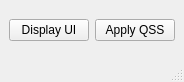
<?xml version="1.0" encoding="UTF-8"?>
<ui version="4.0">
 <class>MainWindow</class>
 <widget class="QMainWindow" name="MainWindow">
  <property name="geometry">
   <rect>
    <x>0</x>
    <y>0</y>
    <width>174</width>
    <height>82</height>
   </rect>
  </property>
  <property name="windowTitle">
   <string>MainWindow</string>
  </property>
  <widget class="QWidget" name="centralwidget">
   <layout class="QHBoxLayout" name="horizontalLayout">
    <item>
     <widget class="QPushButton" name="pushButton_DisplayUI">
      <property name="sizePolicy">
       <sizepolicy hsizetype="Fixed" vsizetype="Fixed">
        <horstretch>0</horstretch>
        <verstretch>0</verstretch>
       </sizepolicy>
      </property>
      <property name="text">
       <string>Display UI</string>
      </property>
     </widget>
    </item>
    <item>
     <widget class="QPushButton" name="pushButton_ApplyQSS">
      <property name="sizePolicy">
       <sizepolicy hsizetype="Fixed" vsizetype="Fixed">
        <horstretch>0</horstretch>
        <verstretch>0</verstretch>
       </sizepolicy>
      </property>
      <property name="text">
       <string>Apply QSS</string>
      </property>
     </widget>
    </item>
   </layout>
  </widget>
  <widget class="QMenuBar" name="menubar">
   <property name="geometry">
    <rect>
     <x>0</x>
     <y>0</y>
     <width>174</width>
     <height>21</height>
    </rect>
   </property>
  </widget>
  <widget class="QStatusBar" name="statusbar"/>
 </widget>
 <resources/>
 <connections/>
</ui>
